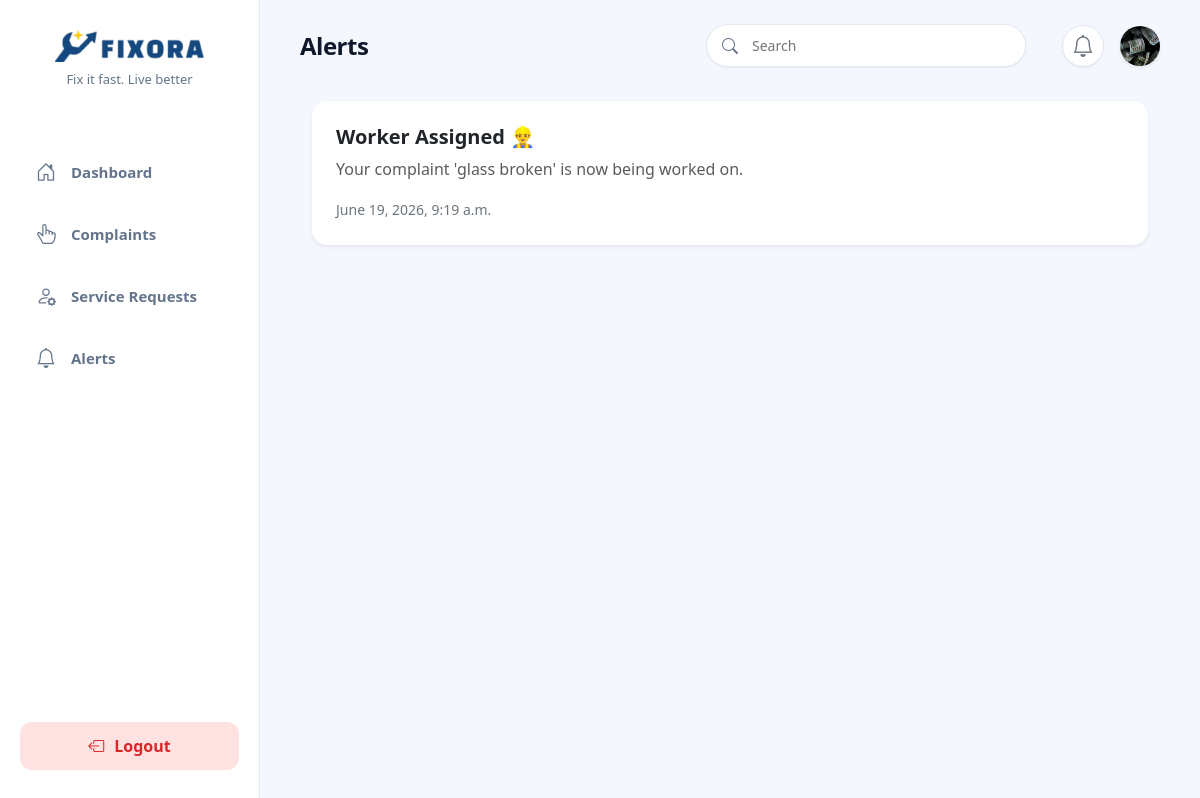
Page /alerts/ (signed in) on the committed database.
### fixora_app/models.py (models this page shows, shortened)
class User(AbstractUser):
    ROLE_CHOICES = (
        ('superadmin', 'System Super Admin'),
        ('admin', 'Admin'),
        ('resident', 'Resident'),
        ('worker', 'Worker'),
    )
    role = models.CharField(max_length=15, choices=ROLE_CHOICES, default='resident')
    phone = models.CharField(max_length=15, blank=True, null=True)
    society = models.ForeignKey(
        Society,
        on_delete=models.CASCADE,
        null=True,
        blank=True,
        related_name='users'
    )
    profile_image = models.ImageField(
        upload_to='profile_images/',
        blank=True,
        null=True
    )
    otp = models.CharField(max_length=6, blank=True, null=True)
    otp_created_at = models.DateTimeField(blank=True, null=True)

class Alert(models.Model):
    ALERT_TYPES = (
        ('complaint', 'Complaint'),
        ('service', 'Service'),
        ('general', 'General'),
    )
    user = models.ForeignKey(
        settings.AUTH_USER_MODEL,
        on_delete=models.CASCADE,
        related_name='alerts'
    )
    society = models.ForeignKey(
        Society,
        on_delete=models.CASCADE,
        related_name='alerts',
        null=True,
        blank=True
    )
    title = models.CharField(max_length=255)
    message = models.TextField()
    alert_type = models.CharField(
        max_length=20,
        choices=ALERT_TYPES,
        default='general'
    )
    is_read = models.BooleanField(default=False)
    created_at = models.DateTimeField(auto_now_add=True)

### fixora_app/views.py (the view)
# urls.py: path('alerts/', views.alerts, name='alerts'),
@login_required
def alerts(request):
    alerts_data = Alert.objects.filter(user=request.user).order_by('-created_at')
    Alert.objects.filter(user=request.user, is_read=False).update(is_read=True)
    context = {
        'alerts_data': alerts_data
    }
    return render(request, 'file/alerts.html', context)

### fixora_app/context_processors.py (called while the page is built)
def unread_alerts(request):
    if request.user.is_authenticated:
        count = Alert.objects.filter(user=request.user, is_read=False).count()
        return {'unread_alerts_count': count}
    return {'unread_alerts_count': 0}

### templates/file/alerts.html (shortened to what this page needs)
{% extends 'file/base.html' %}
{% load static %}
{% block content %}
<div class="container-fluid">
    <div class="d-flex flex-column gap-4">
        {% for alert in alerts_data %}
        <div class="card shadow-sm border-0 p-4" style="border-radius: 15px;">
            <div class="d-flex justify-content-between align-items-start">
                <div>
                    <h5 class="fw-bold mb-2">
                        {{ alert.title }}
                    </h5>
                    <p class="text-muted mb-3">
                        {{ alert.message }}
                    </p>
                    <small class="text-secondary">
                        {{ alert.created_at }}
                    </small>
                </div>
            </div>
        </div>
        {% endfor %}
    </div>
</div>
{% endblock %}

### templates/file/base.html (shortened to what this page needs)
{% load static %}
<!DOCTYPE html>
<html lang="en">
<head>
    <link href="https://cdn.jsdelivr.net/npm/bootstrap@5.3.7/dist/css/bootstrap.min.css" rel="stylesheet">
    <link rel="stylesheet" href="https://cdn.jsdelivr.net/npm/bootstrap-icons@1.11.3/font/bootstrap-icons.min.css">
    <link rel="stylesheet" href="{% static 'css/dashboard.css' %}">
</head>
<body>
    <div class="dashboard-container">
        <aside class="sidebar">
            <div class="brand-section">
                {% if user.role == 'superadmin' %}
                    <a href="{% url 'superadmin_dashboard' %}">
                {% elif user.role == 'admin' %}
                    <a href="{% url 'admin_dashboard' %}">
                {% elif user.role == 'worker' %}
                    <a href="{% url 'worker_dashboard' %}">
                {% else %}
                    <a href="{% url 'resident_dashboard' %}">
                {% endif %}
                        <img src="{% static 'images/logo.png' %}" alt="Fixora Logo" class="sidebar-logo">
                    </a>
                <p class="tagline">Fix it fast. Live better</p>
            </div>
            <nav class="sidebar-menu">
                {% if user.role == 'superadmin' %}
                <a href="{% url 'superadmin_dashboard' %}" class="menu-item">
                    <i class="bi bi-globe2"></i> Platform Overview
                </a>
                <a href="{% url 'superadmin_analytics' %}" class="menu-item">
                    <i class="bi bi-graph-up-arrow"></i> Platform Analytics
                </a>
                <a href="{% url 'settings' %}" class="menu-item">
                    <i class="bi bi-gear"></i> System Settings
                </a>
                {% else %}
                <a href="{% url 'resident_dashboard' %}" class="menu-item">
                    <i class="bi bi-house-door"></i> Dashboard
                </a>
                <a href="{% url 'complaints_log' %}" class="menu-item">
                    <i class="bi bi-hand-index-thumb"></i> Complaints
                </a>
                <a href="{% url 'my_services' %}" class="menu-item">
                    <i class="bi bi-person-gear"></i> Service Requests
                </a>
                <a href="{% url 'alerts' %}" class="menu-item">
                    <i class="bi bi-bell"></i> Alerts
                </a>
                {% endif %}
            </nav>
            <div class="sidebar-footer">
                <a href="{% url 'logout' %}" class="btn-logout-sidebar">
                    <i class="bi bi-box-arrow-left"></i> Logout
                </a>
            </div>
        </aside>
        <div class="main-content-wrapper">
            <header class="top-navbar d-flex align-items-center justify-content-between">
                <div class="d-flex align-items-center gap-2 gap-md-3">
                    <div class="d-flex flex-column justify-content-center">
                        <h2 class="page-title m-0" style="line-height: 1;">
                            {% if request.resolver_match.url_name == 'resident_dashboard' %}
                                Dashboard
                            {% elif request.resolver_match.url_name == 'raise_complaint' %}
                                Raise Complaint
                            {% elif request.resolver_match.url_name == 'admin_dashboard' %}
                                Admin Dashboard
                            {% elif request.resolver_match.url_name == 'worker_dashboard' %}
                                Worker Dashboard
                            {% elif request.resolver_match.url_name == 'complaints_log' %}
                                Complaints
                            {% elif request.resolver_match.url_name == 'book_service' %}
                                Book a Service
                            {% elif request.resolver_match.url_name == 'my_services' %}
                                Requested Service
                            {% elif request.resolver_match.url_name == 'alerts' %}
                                Alerts
                            {% elif request.resolver_match.url_name == 'profile' %}
                                My Profile
                            {% elif request.resolver_match.url_name == 'change_password' %}
                                Change Password
                            {% elif request.resolver_match.url_name == 'verify_password_otp' %}
                                Verify OTP
                            {% elif request.resolver_match.url_name == 'settings' %}
                                Settings
                            {% else %}
                                Fixora
                            {% endif %}
                        </h2>
                    </div>
                </div>
                <div class="navbar-actions d-flex align-items-center m-0">
                    <form method="GET" class="search-box d-none d-md-flex align-items-center me-3">
                        <i class="bi bi-search"></i>
                        <input type="text" name="search" placeholder="Search" value="{{ request.GET.search }}" onkeyup="this.form.submit()">
                    </form>
                    <div class="d-flex align-items-center gap-3">
                        <div class="notification-bell m-0 position-relative">
                            <a href="{% url 'alerts' %}" class="text-secondary text-decoration-none d-flex align-items-center justify-content-center w-100 h-100">
                                <i class="bi bi-bell"></i>
                            </a>
                        </div>
                        <div class="dropdown m-0">
                            <a href="#" id="profileDropdown" data-bs-toggle="dropdown" aria-expanded="false" style="text-decoration:none; cursor:pointer;">
                                {% if user.profile_image %}
                                    <img src="{{ user.profile_image.url }}" class="rounded-circle shadow-sm" width="40" height="40" style="object-fit: cover;">
                                {% else %}
                                    <i class="bi bi-person-circle" style="font-size:32px; color:#2563EB;"></i>
                                {% endif %}
                            </a>
                        </div>
                    </div>
                </div>
            </header>
            <main class="content-body">
                {% block content %}
                {% endblock %}
            </main>
        </div>
    </div>
</body>
</html>

### static/css/dashboard.css (style rules this page uses)
:root { --primary: #2563eb; --primary-hover: #1d4ed8; --bg-main: #f4f7fe; --bg-sidebar: #ffffff; --text-dark: #0f172a; --text-muted: #64748b; --border-color: #e2e8f0; --shadow-sm: 0 1px 2px 0 rgb(0 0 0 / 0.05); --shadow-md: 0 4px 6px -1px rgb(0 0 0 / 0.05), 0 2px 4px -2px rgb(0 0 0 / 0.05); --shadow-lg: 0 10px 15px -3px rgb(0 0 0 / 0.05), 0 4px 6px -4px rgb(0 0 0 / 0.02); --radius-md: 12px; --radius-lg: 16px; --transition: all 0.3s cubic-bezier(0.4, 0, 0.2, 1); }
* { margin: 0; padding: 0; box-sizing: border-box; font-family: 'Segoe UI', system-ui, -apple-system, sans-serif; -webkit-font-smoothing: antialiased; }
body { background-color: var(--bg-main); min-height: 100vh; overflow-x: hidden; color: var(--text-dark); }
.dashboard-container { display: flex; height: 100vh; width: 100%; overflow: hidden; }
.sidebar { width: 260px; background-color: var(--bg-sidebar); display: flex; flex-direction: column; padding: 30px 20px; border-right: 1px solid var(--border-color); height: 100%; z-index: 50; }
.brand-section { text-align: center; margin-bottom: 40px; }
.sidebar-logo { width: 150px; cursor: pointer; transition: var(--transition); }
.tagline { font-size: 13px; color: var(--text-muted); margin-top: 8px; font-weight: 500; }
.sidebar-menu { display: flex; flex-direction: column; gap: 8px; flex-grow: 1; }
.menu-item { display: flex; align-items: center; gap: 15px; padding: 12px 16px; color: var(--text-muted); text-decoration: none; font-size: 15px; font-weight: 600; border-radius: var(--radius-md); transition: var(--transition); }
.menu-item i { font-size: 20px; }
.sidebar-footer { margin-top: auto; }
.btn-logout-sidebar { display: flex; align-items: center; justify-content: center; gap: 10px; width: 100%; padding: 12px; background-color: #fee2e2; color: #dc2626; border: none; border-radius: var(--radius-md); font-weight: 600; text-decoration: none; transition: var(--transition); }
.main-content-wrapper { flex-grow: 1; display: flex; flex-direction: column; height: 100vh; overflow-y: auto; background-color: var(--bg-main); }
.top-navbar { display: flex; justify-content: space-between; align-items: center; padding: 24px 40px; background: transparent; flex-wrap: wrap; gap: 15px; }
.page-title { font-size: 24px; font-weight: 700; color: var(--text-dark); letter-spacing: -0.5px; }
.navbar-actions { display: flex; align-items: center; gap: 20px; }
.search-box { position: relative; width: 320px; }
.search-box i { position: absolute; left: 16px; top: 50%; transform: translateY(-50%); color: var(--text-muted); }
.search-box input { width: 100%; padding: 10px 16px 10px 45px; background-color: #ffffff; border: 1px solid var(--border-color); border-radius: 50px; outline: none; font-size: 14px; transition: var(--transition); box-shadow: var(--shadow-sm); }
.notification-bell { position: relative; font-size: 22px; color: var(--text-muted); cursor: pointer; transition: var(--transition); background: white; width: 42px; height: 42px; display: flex; align-items: center; justify-content: center; border-radius: 50%; box-shadow: var(--shadow-sm); border: 1px solid var(--border-color); }
.content-body { padding: 10px 40px 40px 40px; flex-grow: 1; overflow-y: visible; }

### rows in the picture
User: profile_image (picture)
Alert: title "Worker Assigned 👷‍♂️", message "Your complaint 'glass broken' is now being worked on.", created_at "June 19, 2026, 9:19 a.m."
